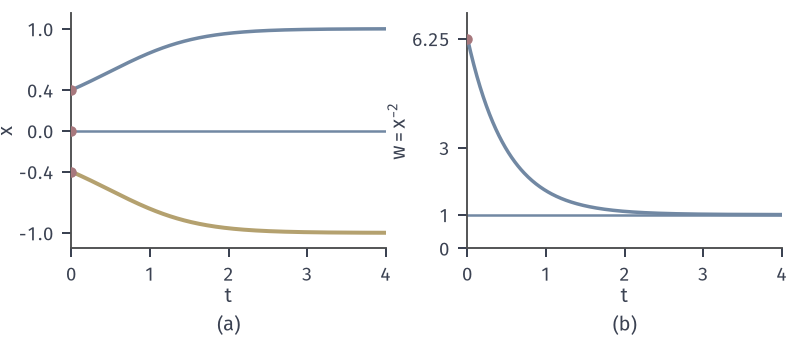

This figure's Python source:
from pathlib import Path
import sys
sys.path.insert(0, str(Path(__file__).resolve().parents[1]/"ivp-common"))
from ivp_common import *
HERE = Path(__file__).resolve().parent

# 目标：x'=x-x^3，w=x^{-2} 丢失符号：x0=±0.4 映到同一条 w 曲线。
fig, axes = figure(width_mm=112, height_mm=48, ncols=2)
panel(fig, .09, .985, .96, .27, .26)
a, b = axes
t = np.linspace(0, 4, 400)
w = 1 + (.4**-2 - 1)*np.exp(-2*t)
a.plot(t, w**-.5, color=BLUE, lw=1.4, zorder=3); a.plot(t, -w**-.5, color=YELLOW, lw=1.6, zorder=3)
a.plot(t, 0*t, color=BLUE, lw=1, zorder=2)
dot(a, 0, .4); dot(a, 0, -.4); dot(a, 0, 0)
b.plot(t, w, color=BLUE, lw=1.4, zorder=3); dot(b, 0, .4**-2)
b.axhline(1, color=BLUE, lw=1, zorder=2)
a.set_xlim(0, 4); a.set_ylim(-1.15, 1.15); a.set_xticks(range(5)); a.set_yticks([-1, -.4, 0, .4, 1]); a.set_xlabel('$t$', labelpad=1); a.set_ylabel('$x$', labelpad=1)
b.set_xlim(0, 4); b.set_ylim(0, 7); b.set_xticks(range(5)); b.set_yticks([0, 1, 3, 6.25]); b.set_yticklabels(['0', '1', '3', '6.25']); b.set_xlabel('$t$', labelpad=1); b.set_ylabel('$w=x^{-2}$', labelpad=1)
tags(fig, axes)
save(fig, HERE, 'figure', {'formula': "x'=x-x^3", 'x0': [.4, -.4, 0], 'w': 'w=1+5.25 e^-2t'})
